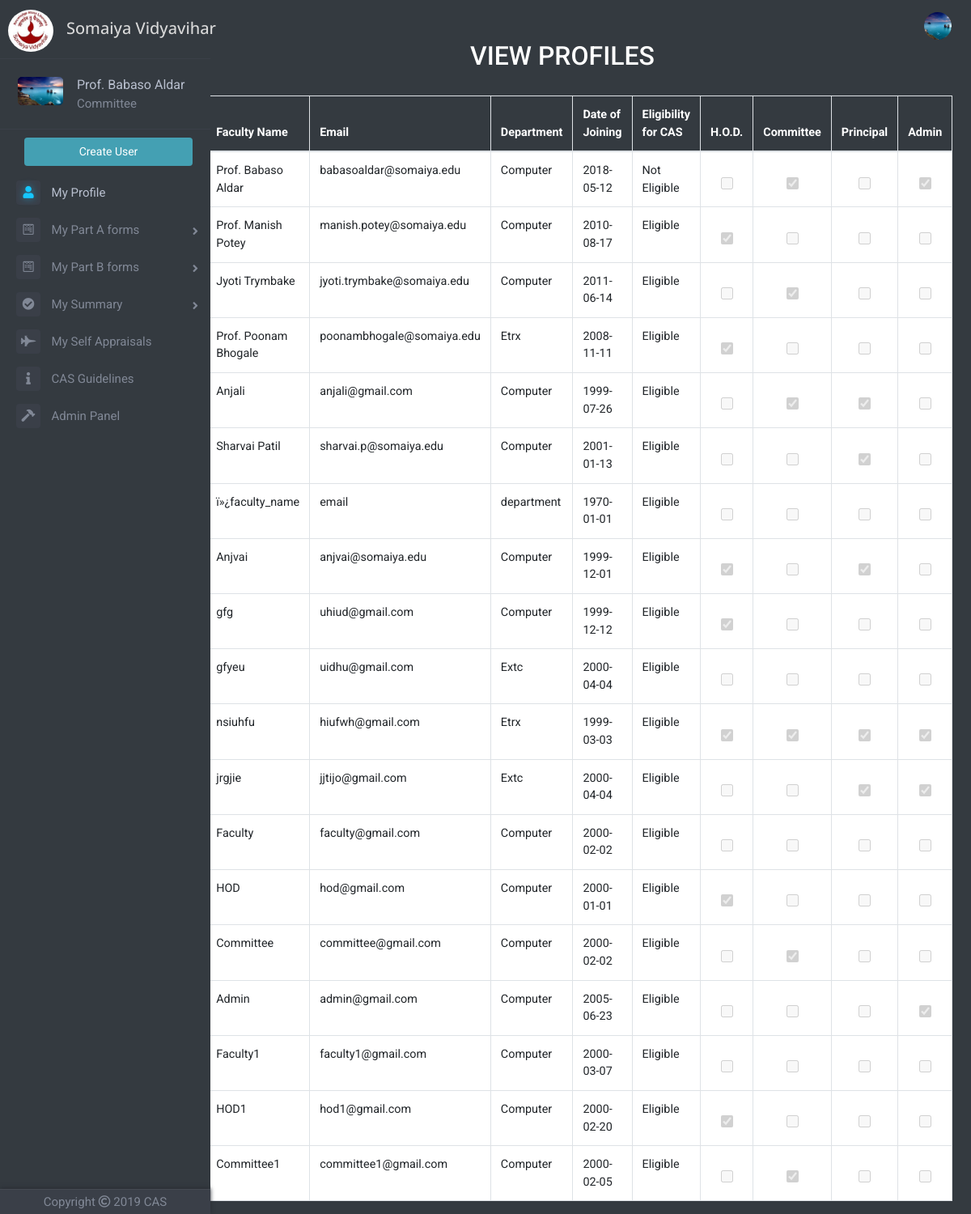
/viewprofiles.php (signed in), run on an earlier commit of the app's database.
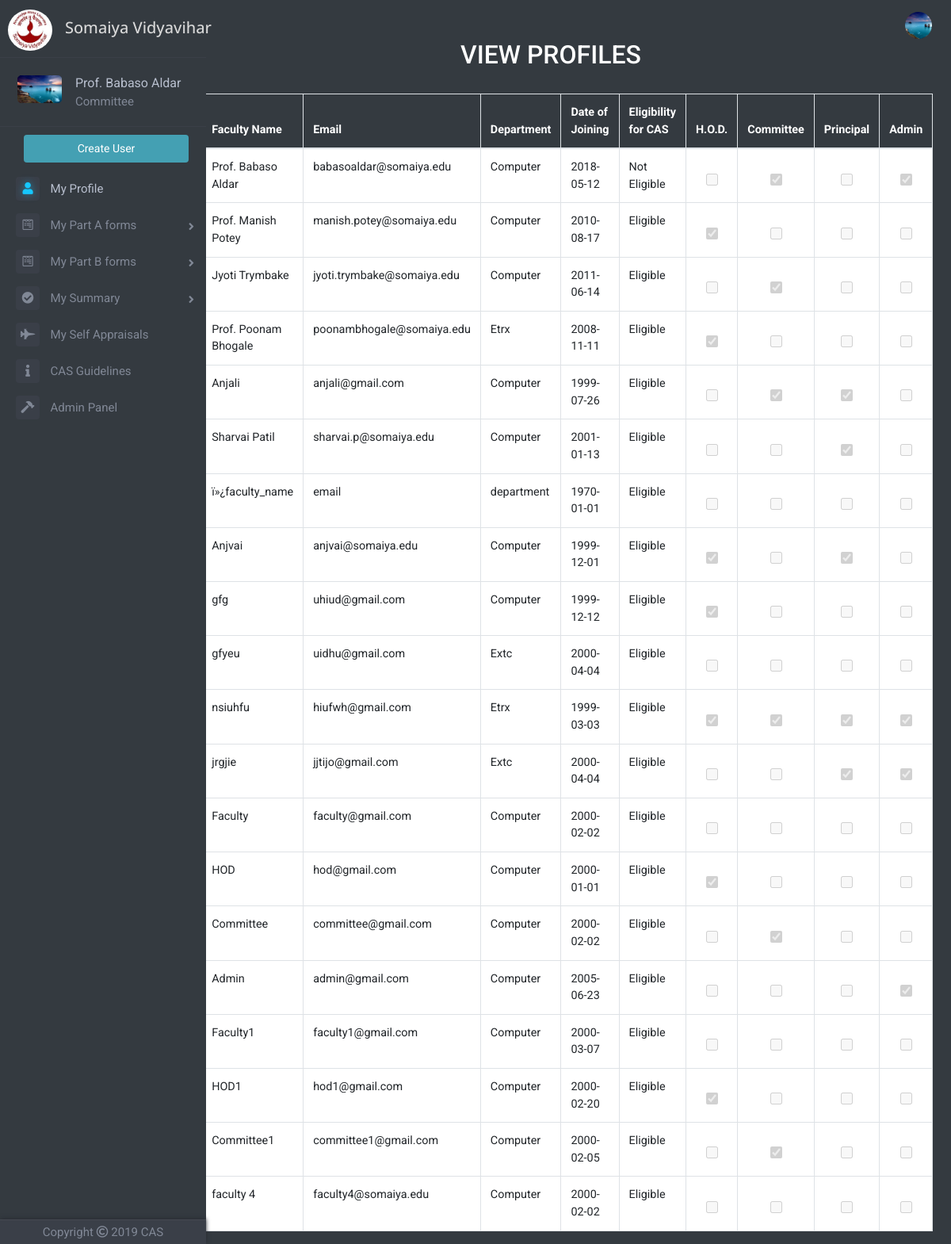
And on a later commit of the database.
### tables this page shows
CREATE TABLE `faculty_table` (
  `id` int(11) NOT NULL,
  `faculty_name` varchar(100) NOT NULL,
  `email` varchar(50) NOT NULL,
  `password` varchar(256) NOT NULL,
  `date_of_joining` date NOT NULL,
  `department` varchar(50) NOT NULL,
  `profilePicLocation` varchar(100) NOT NULL DEFAULT 'defaults/default_userprofile_pic.png',
  `faculty` int(11) NOT NULL,
  `hod` int(11) NOT NULL,
  `committee` int(11) NOT NULL,
  `principal` int(11) NOT NULL,
  `admin` int(11) NOT NULL
);

### viewprofiles.php (the view, shortened to what this page needs)
<?php
if(!isset($_SESSION['id']))
{
	header("LOCATION: index.php");
}
else
{
include 'dbh.php';
$userId=mysqli_real_escape_string($conn,$_SESSION['id']);
$sqlx="SELECT profilePicLocation FROM faculty_table WHERE id='$userId'";
$resultx=mysqli_query($conn,$sqlx);
$rowx=mysqli_fetch_assoc($resultx);
$profilePicLocation=$rowx['profilePicLocation'];
include 'top.php';
include 'left-nav.php';
?>
   	<div class="container">
		<div class="row justify-content-center">
			<div class="col offset-md-2" id="part-b-container">
				<h2 class="text-center" style="color:white">VIEW PROFILES</h2><br>
				<div class="admin-table">
				<table class="table table-bordered" style="background-color: white">
				  	<thead style="color: white">
					    <tr>
					      	<th scope="col" style="background-color: #343a40">#</th>
					      	<th scope="col" style="background-color: #343a40">Faculty Name</th>
					      	<th scope="col" style="background-color: #343a40">Email</th>
					      	<th scope="col" style="background-color: #343a40">Department</th>
					      	<th scope="col" style="background-color: #343a40">Date of Joining</th>
					      	<th scope="col" style="background-color: #343a40">Eligibility for CAS</th>
					      	<th scope="col" style="background-color: #343a40">H.O.D.</th>
					      	<th scope="col" style="background-color: #343a40">Committee</th>
					      	<th scope="col" style="background-color: #343a40">Principal</th>
					      	<th scope="col" style="background-color: #343a40">Admin</th>
					    </tr>
				  	</thead>
				  	<tbody>
				  		<?php
				  		$sqlc="SELECT hod,committee,department FROM faculty_table WHERE id='$userId'";
				  		$resultc=mysqli_query($conn,$sqlc);
				  		$rowc=mysqli_fetch_assoc($resultc);
				  		if($rowc['committee']==1)
				  		{
				  			$check="committee";
				  		}
				  		if($check=="hod")
				  		{
				  			$departmentc=mysqli_real_escape_string($conn,$rowc['department']);
				  			$sql="SELECT id, faculty_name, email, date_of_joining, department, hod, committee, principal, admin FROM faculty_table WHERE department='$departmentc' AND hod=0";
				  			$result=mysqli_query($conn,$sql);
				  		}
				  		else
				  		{
				  			$sql="SELECT id, faculty_name, email, date_of_joining, department, hod, committee, principal, admin FROM faculty_table";
				  			$result=mysqli_query($conn,$sql);
				  		}
				  		$count=1;
				  		while($row=mysqli_fetch_assoc($result))
				  		{
				  			$id=$row['id'];
				  			$faculty_name=$row['faculty_name'];
				  			$email=$row['email'];
				  			$date_of_joining=$row['date_of_joining'];
				  			$department=$row['department'];
				  			$hod=$row['hod'];
				  			$committee=$row['committee'];
				  			$principal=$row['principal'];
				  			$admin=$row['admin'];
					  		?>
						    <tr>
						      	<th scope="row"><?php echo $count; ?></th>
						      	<td><?php echo $faculty_name; ?></td>
						      	<td><?php echo $email; ?></td>
						      	<td><?php echo $department; ?></td>
						      	<td><?php echo $date_of_joining; ?></td>
						    <?php
							$now = time();
							$your_date = strtotime($date_of_joining);
							$datediff = $now - $your_date;
							$years = floor($datediff / (365*60*60*24));
						    if($years>=5)
						    {
						    	?>
						    	<td>Eligible</td>
						    	<?php
						    }
						    else
						    {
						    	?>
						    	<td>Not Eligible</td>
						    	<?php
						    }
						    ?>
						      	<form class="update-rights-form" id="update-rights-form-<?php echo $id; ?>" action="" method="POST">
						      		<td class="table-center">
						      			<?php
						      			if($hod==1)
						      			{
						      				?>
						      				<input type="checkbox" class="admin-table-checkbox" name="hod" id="hod<?php echo $id; ?>" value="hod" checked disabled>
						      				<?php
						      			}
						      			else
						      			{
						      				?>
						      				<input type="checkbox" class="admin-table-checkbox" name="hod" id="hod<?php echo $id; ?>" value="hod" disabled>
						      				<?php
						      			}
						      			?>
		  							</td>
		  							<td class="table-center">
		  								<?php
		  								if($committee==1)
		  								{
		  									?>
		  									<input type="checkbox" class="admin-table-checkbox" name="committee" id="committee<?php echo $id; ?>" value="committee" checked disabled>
		  									<?php
		  								}
		  								else
		  								{
		  									?>
		  									<input type="checkbox" class="admin-table-checkbox" name="committee" id="committee<?php echo $id; ?>" value="committee" disabled>
		  									<?php
		  								}
		  								?>
		  							</td>
		  							<td class="table-center">
		  								<?php
		  								if($principal==1)
		  								{
		  									?>
		  									<input type="checkbox" class="admin-table-checkbox" name="principal" id="principal<?php echo $id; ?>" value="principal" checked disabled>
		  									<?php
		  								}
		  								else
		  								{
		  									?>
		  									<input type="checkbox" class="admin-table-checkbox" name="principal"id="principal<?php echo $id; ?>"  value="principal" disabled>
		  									<?php
		  								}
		  								?>
		  							</td>
		  							<td class="table-center">
		  								<?php
		  								if($admin==1)
		  								{
		  									?>
		  									<input type="checkbox" class="admin-table-checkbox" name="admin" id="admin<?php echo $id; ?>" value="admin" checked disabled>
		  									<?php
		  								}
		  								else
		  								{
		  									?>
		  									<input type="checkbox" class="admin-table-checkbox" name="admin" id="admin<?php echo $id; ?>" value="admin" disabled>
		  									<?php
		  								}
		  								?>
		  							</td>
						      	</form>
						    </tr>
						    <?php
						    $count+=1;
						}
					    ?>
				  </tbody>
				</table>
				</div>
			</div>
		</div>
	</div>
</body>
</html>
<?php
}
?>

### top.php (shortened to what this page needs)
<!DOCTYPE html>
<html>
<head>
	<link rel="stylesheet" href="https://maxcdn.bootstrapcdn.com/bootstrap/4.1.3/css/bootstrap.min.css">
	<link href="https://stackpath.bootstrapcdn.com/font-awesome/4.7.0/css/font-awesome.min.css" rel="stylesheet">
	<link href="//netdna.bootstrapcdn.com/font-awesome/4.1.0/css/font-awesome.min.css" rel="stylesheet">
	<link rel="stylesheet" type="text/css" href="Frontend/global.css">
	<link rel="stylesheet" href="https://cdnjs.cloudflare.com/ajax/libs/animate.css/3.7.0/animate.min.css">
	<link rel="stylesheet" href="https://use.fontawesome.com/releases/v5.6.3/css/all.css">
</head>
<body>
		<nav class="navbar navbar-expand-lg sticky-top navbar-dark bg-dark" style="height: 50px">
	  	<a class="navbar-brand" href="index.php"><img src="img\logo1.jpg" style="width: 56px;height: 52px;margin-left: -6px;border-radius: 50%;margin-top: 26px"></a>
	  	<h3 class="text-left index-h1" style="font-size: 20px;margin-top: 27px">Somaiya Vidyavihar</h3>
	  	<div class="collapse navbar-collapse" id="navbarSupportedContent">
		    <ul class="navbar-nav ml-auto">
		      	<?php
		      	if(!isset($_SESSION['id']))
		      	{
			      	?>
			      	<li class="nav-item">
			        	<a class="nav-link" href="index.php">Sign Up | Sign In</a>
			      	</li>
			      	<?php
			    }
			    else
			    {
			    	?>
			      	<li class="nav-item dropdown">
				        <img class="nav-link dropdown-toggle" src="<?php echo $profilePicLocation; ?>" width="50px" height="50px" style="overflow: hidden;border-radius: 50%;display:block;margin:0 auto;object-fit: cover;cursor: pointer;margin-top: 13px" id="navbarDropdown" role="button" data-toggle="dropdown" aria-haspopup="true" aria-expanded="false">
			      	</li>
			      	<?php
		      	}
		      	?>
		    </ul>
	  	</div>
	</nav>

### left-nav.php (shortened to what this page needs)
<?php
$uid=mysqli_real_escape_string($conn,$_SESSION['id']);
$sqlp="SELECT profilePicLocation, faculty_name, admin, hod, committee FROM faculty_table WHERE id='$uid'";
$resultp=mysqli_query($conn,$sqlp);
$rowp=mysqli_fetch_assoc($resultp);
$profilePicLocation=$rowp['profilePicLocation'];
$faculty_name=$rowp['faculty_name'];
$committee=$rowp['committee'];
$admin=$rowp['admin'];
?>
<div class="page-wrapper chiller-theme toggled">
	<nav id="sidebar" class="sidebar-wrapper sm-hidden">
		<div class="sidebar-content">
			<div class="sidebar-brand">
				<div id="close-sidebar">
				</div>
			</div><br>
			<div class="sidebar-header">
				<div class="user-pic">
					<img class="img-responsive img-rounded" src="<?php echo $profilePicLocation; ?>"
						alt="User picture">
				</div>
				<div class="user-info">
					<span class="user-name" style="font-size: 16px">
						<?php echo $faculty_name; ?>
					</span>
				 		<?php
				 	if($committee==1)
					{
						?>
						<span class="user-role" style="font-size: 15px">Committee</span>
				 		<?php
				 	}
				 	?>
				</div>
			</div>
			<?php
			$currentyear=date("Y");
			?>
			<div class="sidebar-menu">
				<ul>
					<?php
					if($admin==1)
					{
						?>
							<a href="createuser.php"><input type="submit" name="submit" value="Create User" class="btn create-user-admin" /></a>
						<?php
					}
					?>
					<li class="sidebar-dropdown active">
						<a href="userprofile.php">
							<i class="fas fa-user" style="font-size: 15px"></i>
							<span style="font-size: 15px">My Profile</span>
						</a>
					</li>
					<li class="sidebar-dropdown dropdown-arrow">
						<a>
							<i class="fab fa-wpforms" style="font-size: 15px"></i>
							<span style="font-size: 15px;cursor:pointer">My Part A forms</span>
						</a>
					</li>
					<li class="sidebar-dropdown dropdown-arrow">
						<a>
							<i class="fab fa-wpforms" style="font-size: 15px"></i>
							<span style="font-size: 15px;cursor:pointer">My Part B forms</span>
						</a>
					</li>
					<li class="sidebar-dropdown dropdown-arrow">
						<a>
							<i class="fa fa-check-circle" aria-hidden="true" style="font-size: 15px"></i>
							<span style="font-size: 15px;cursor:pointer">My Summary</span>
						</a>
					</li>
					<li class="sidebar-dropdown">
						<a href="self-appraisals.php?id=<?php echo $_SESSION['id']; ?>">
							<i class="fas fa-fighter-jet" style="font-size: 15px"></i>
							<span style="font-size: 15px">My Self Appraisals</span>
						</a>
					</li>
					<li class="sidebar-dropdown">
						<a href="guidelines.php">
							<i class="fas fa-info" style="font-size: 15px"></i>
							<span style="font-size: 15px">CAS Guidelines</span>
						</a>
					</li>
					<?php
					if($admin==1)
					{
						?>
						<li class="sidebar-dropdown">
							<a href="adminpanel.php">
								<i class="fas fa-hammer" style="font-size: 15px"></i>
								<span style="font-size: 15px">Admin Panel</span>
							</a>
						</li>
						<?php
					}
					?>
				</ul>
			</div>
		</div>
		<div class="sidebar-footer">
			<a>
				<p style="font-size: 15px">Copyright  <i class="far fa-copyright"></i>  <?php echo $currentyear; ?>  CAS</p>
			</a>
		</div>
	</nav>

What changed in the data, as far as the page shows it:
added faculty_table: faculty_name "faculty 4", email "faculty4@somaiya.edu", department "Computer", date_of_joining "2000-02-02", shows "Eligible"
